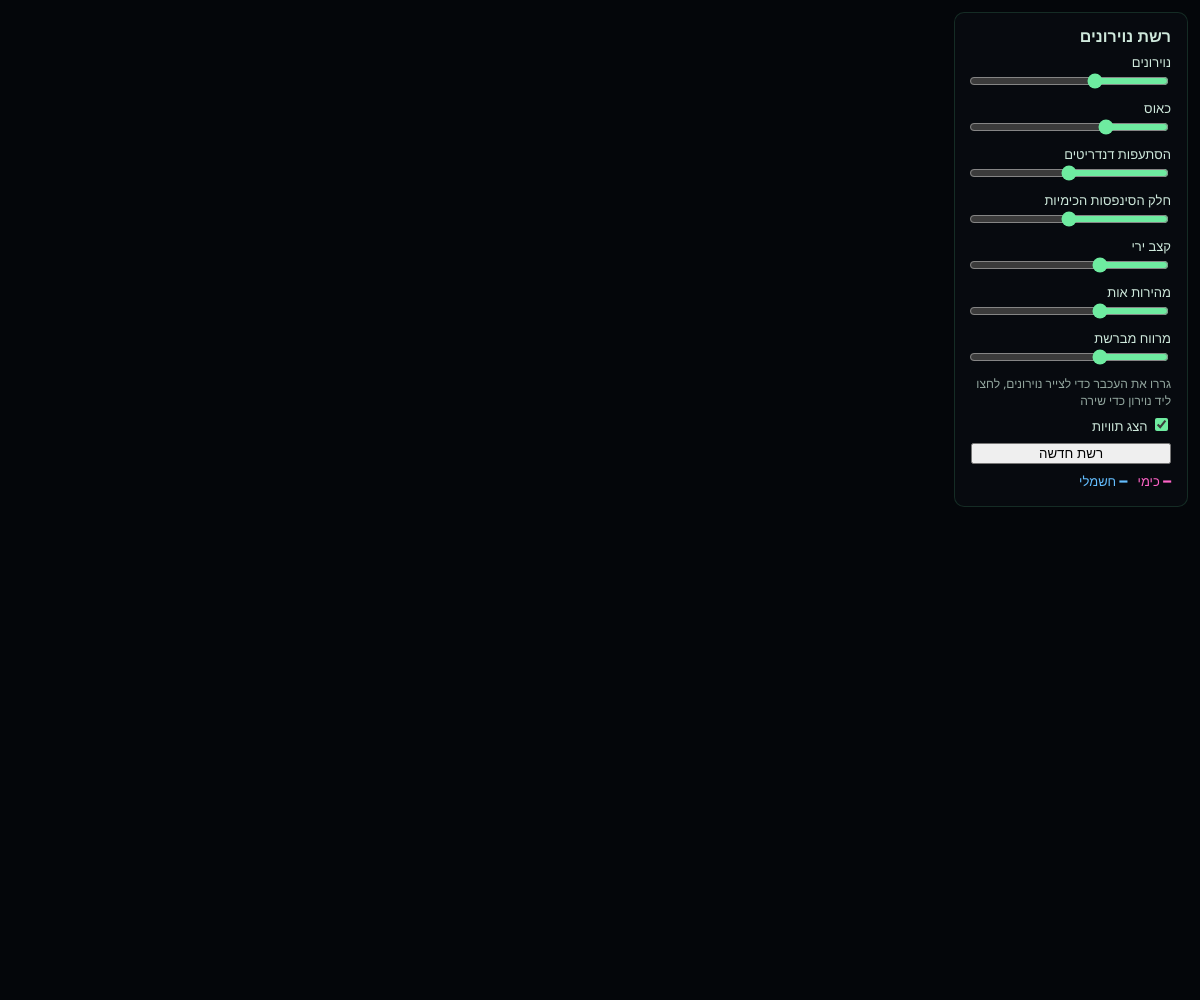
Frame 1 (no input)
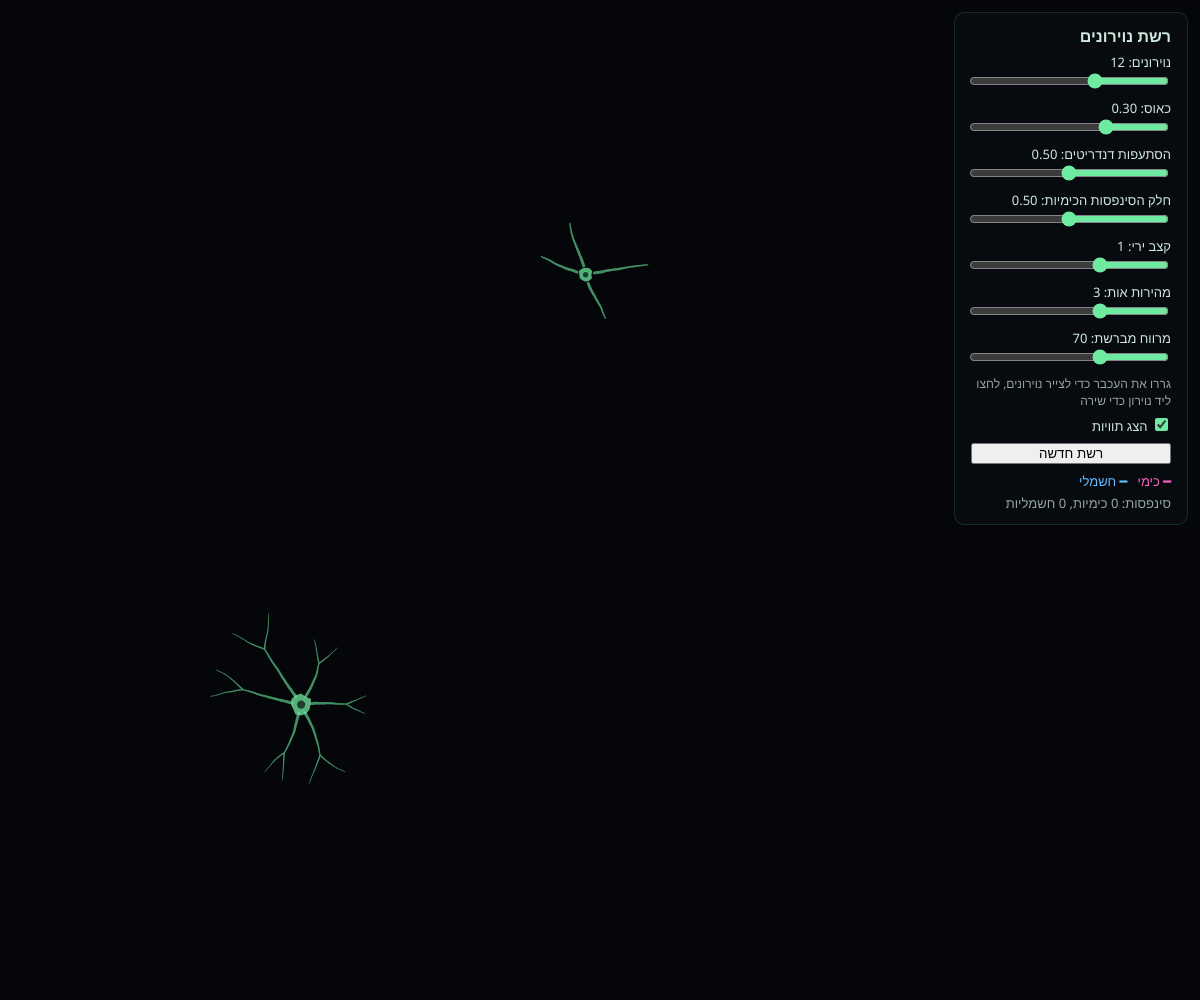
Frame 60 (no input)
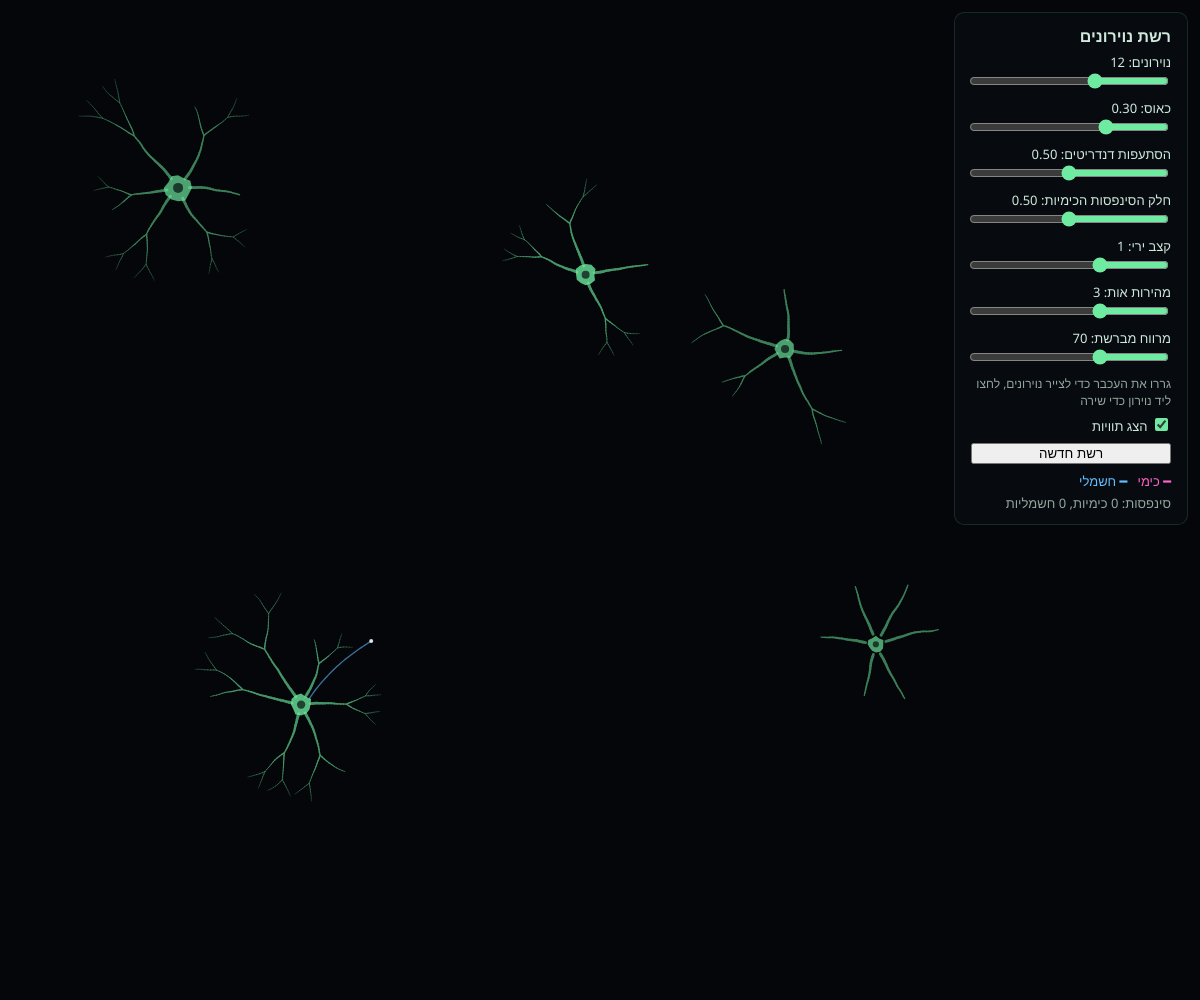
Frame 120 (the mouse pressed at the canvas centre since frame 60)

The p5.js sketch that drew these frames (run headless with seeded random() and noise() and a simulated clock; from frame 60 on, the mouse is pressed at the canvas centre):

// p5.js sketch
// ── sketch.js
// רשת נוירונים שנבנית באקראיות ומתחברת בסינפסות כימיות וחשמליות
// לכל נוירון יש גוף תא, דנדריטים מסתעפים ואקסון שגדל לעבר נוירון אחר
// לחיצה ליד נוירון גורמת לו לירות, וגרירה של העכבר מציירת נוירונים חדשים

let neurons = [];
let axons = [];
let pulses = [];
let particles = [];
let ui = {};

// מראה של מיקרוסקופ פלואורסצנטי
const COLORS = {
  bg: [4, 6, 10],
  cell: [110, 235, 160],
  chem: [255, 100, 200],
  elec: [100, 190, 255],
  label: [200, 220, 210],
};

const MAX_AXONS_PER_NEURON = 2;

function setup() {
  createCanvas(windowWidth, windowHeight);
  makePanel();
  resetNetwork();
}

function draw() {
  background(COLORS.bg);

  manageNeuronCount();
  startAxons();
  growAxons();
  updateNeurons();
  updatePulses();
  updateParticles();

  for (const n of neurons) drawDendrites(n);
  for (const a of axons) drawAxon(a);
  for (const n of neurons) drawSoma(n);

  blendMode(ADD);
  drawPulses();
  drawParticles();
  blendMode(BLEND);

  if (ui.labels.checked()) drawLabels();
  updatePanelText();
}

// ---------- בניית הרשת ----------

function resetNetwork() {
  neurons = [];
  axons = [];
  pulses = [];
  particles = [];
  noiseSeed(floor(random(100000)));
}

function manageNeuronCount() {
  // הסליידר שולט רק בנוירונים האקראיים, לא באלה שצוירו במברשת
  const auto = neurons.filter((n) => !n.painted);
  const target = ui.count.value();
  if (auto.length < target && frameCount % 20 === 0) spawnNeuron();
  if (auto.length > target) removeNeuron(auto[auto.length - 1]);
}

function spawnNeuron(px, py) {
  const painted = px !== undefined;
  const margin = 90;
  let x = px;
  let y = py;
  let tries = 0;
  while (!painted) {
    x = random(margin, width - margin);
    y = random(margin, height - margin);
    tries++;
    if (tries >= 80 || !neurons.some((n) => dist(x, y, n.x, n.y) < 150)) break;
  }

  const n = {
    x,
    y,
    r: random(9, 13),
    born: frameCount,
    v: random(0.5),            // מתח הממברנה, יורה כשמגיע ל-1
    refractory: 0,
    glow: 0,
    freq: random(0.01, 0.04),  // תדר האוסילטור הפנימי
    phase: random(TWO_PI),
    shape: [],
    dendrites: [],
    axonCount: 0,
    painted,
  };

  // צורת גוף התא: עיגול לא מושלם
  for (let i = 0; i < 12; i++) n.shape.push(random(0.85, 1.15));

  const chaos = ui.chaos.value();
  const count = floor(random(4, 7));
  for (let i = 0; i < count; i++) {
    const a = (TWO_PI * i) / count + random(-0.3, 0.3);
    const sx = n.x + cos(a) * n.r * 0.9;
    const sy = n.y + sin(a) * n.r * 0.9;
    growDendrite(n.dendrites, sx, sy, a, random(35, 60), 3, 0, chaos);
  }
  neurons.push(n);
}

// דנדריט: ענף שמתפצל לשניים, כל פעם קצר ודק יותר
function growDendrite(out, x, y, angle, len, w, depth, chaos) {
  const pts = [{ x, y, w }];
  const steps = floor(len / 3);
  let a = angle;
  for (let i = 1; i <= steps; i++) {
    a += random(-0.35, 0.35) * chaos;
    x += cos(a) * 3;
    y += sin(a) * 3;
    pts.push({ x, y, w: lerp(w, w * 0.45, i / steps) });
  }
  out.push({ pts, depth });

  if (depth < 2 && random() < 0.4 + ui.branch.value() * 0.6) {
    const spread = random(0.35, 0.7);
    growDendrite(out, x, y, a - spread, len * 0.65, w * 0.5, depth + 1, chaos);
    growDendrite(out, x, y, a + spread, len * 0.65, w * 0.5, depth + 1, chaos);
  }
}

function removeNeuron(n) {
  neurons = neurons.filter((m) => m !== n);
  axons = axons.filter((a) => a.from !== n && a.to !== n);
  pulses = pulses.filter((p) => axons.includes(p.axon));
  particles = particles.filter((p) => p.target !== n);
}

// ---------- אקסונים: גדלים לעבר נוירון אחר ----------

function startAxons() {
  for (const n of neurons) {
    const age = frameCount - n.born;
    if (age < 50 || n.axonCount >= MAX_AXONS_PER_NEURON) continue;
    if (random() > 0.02) continue;

    // בוחרים באקראיות אחד משלושת הנוירונים הקרובים שעוד לא מחוברים
    const options = neurons
      .filter((m) => m !== n && !isConnected(n, m))
      .sort((a, b) => dist(n.x, n.y, a.x, a.y) - dist(n.x, n.y, b.x, b.y))
      .slice(0, 3);
    if (options.length === 0) continue;
    const to = random(options);

    const angle = atan2(to.y - n.y, to.x - n.x);
    const start = { x: n.x + cos(angle) * n.r, y: n.y + sin(angle) * n.r };
    axons.push({
      from: n,
      to,
      type: random() < ui.ratio.value() ? "chem" : "elec",
      points: [start],
      angle: angle + random(-0.8, 0.8),
      seed: random(1000),
      done: false,
      flash: 0,
    });
    n.axonCount++;
  }
}

function growAxons() {
  const chaos = ui.chaos.value();
  for (const a of axons) {
    if (a.done) continue;
    const p = a.points[a.points.length - 1];

    // היגוי לעבר היעד, עם סטייה כאוטית לפי רעש פרלין
    const desired = atan2(a.to.y - p.y, a.to.x - p.x);
    const wander = (noise(a.seed, a.points.length * 0.03) - 0.5) * 0.5 * chaos;
    a.angle += angleDiff(desired, a.angle) * 0.07 + wander;

    const np = { x: p.x + cos(a.angle) * 2.5, y: p.y + sin(a.angle) * 2.5 };
    a.points.push(np);

    // בסינפסה כימית נשאר רווח קטן (המרווח הסינפטי), בחשמלית יש מגע ישיר
    const gap = a.type === "chem" ? 9 : 3;
    if (dist(np.x, np.y, a.to.x, a.to.y) < a.to.r + gap) {
      a.done = true;
      a.flash = 1;
    }
    if (a.points.length > 600) a.done = true;
  }
}

function isConnected(a, b) {
  return axons.some((x) => (x.from === a && x.to === b) || (x.from === b && x.to === a));
}

// ---------- פעילות חשמלית ----------

function updateNeurons() {
  const drive = ui.rate.value();
  for (const n of neurons) {
    n.glow *= 0.92;
    if (n.refractory > 0) {
      n.refractory--;
      continue;
    }
    // אוסילטור מחזורי + רעש אקראי
    const osc = (sin(frameCount * n.freq + n.phase) + 1) * 0.5;
    n.v += drive * 0.003 * osc + random(drive * 0.0015);
    if (n.v >= 1) fire(n);
  }
}

function fire(n) {
  n.v = 0;
  n.refractory = 40;
  n.glow = 1;
  for (const a of axons) {
    if (!a.done) continue;
    if (a.from === n) pulses.push({ axon: a, t: 0, dir: 1 });
    // סינפסה חשמלית מעבירה אות גם בכיוון ההפוך
    else if (a.type === "elec" && a.to === n) pulses.push({ axon: a, t: 1, dir: -1 });
  }
}

function updatePulses() {
  const speed = ui.speed.value();
  for (let i = pulses.length - 1; i >= 0; i--) {
    const p = pulses[i];
    const a = p.axon;
    const len = a.points.length;
    p.t += (p.dir * speed) / len;
    if (p.t < 1 && p.t > 0) continue;

    a.flash = 1;
    if (a.type === "elec") {
      // חשמלי: האות עובר מיד
      const target = p.dir === 1 ? a.to : a.from;
      target.v += 0.4;
    } else {
      // כימי: משתחררות מולקולות שחוצות את הרווח אל התא הבא
      const end = a.points[len - 1];
      for (let k = 0; k < 8; k++) {
        particles.push({
          x: end.x + random(-2, 2),
          y: end.y + random(-2, 2),
          target: a.to,
          speed: random(0.015, 0.03),
          t: 0,
        });
      }
    }
    pulses.splice(i, 1);
  }
}

function updateParticles() {
  for (let i = particles.length - 1; i >= 0; i--) {
    const p = particles[i];
    p.t += p.speed;
    p.x = lerp(p.x, p.target.x, p.speed * 1.5);
    p.y = lerp(p.y, p.target.y, p.speed * 1.5);
    if (p.t >= 1 || dist(p.x, p.y, p.target.x, p.target.y) < p.target.r) {
      p.target.v += 0.07;
      particles.splice(i, 1);
    }
  }
}

// ---------- ציור ----------

function drawDendrites(n) {
  // הדנדריטים גדלים בהדרגה כשהנוירון נולד
  const reveal = min(1, (frameCount - n.born) / 60);
  // צבע אטום (בלי שקיפות) כדי שהקו ייראה רציף ולא מנוקד
  const k = (120 + n.v * 60 + n.glow * 75) / 255;
  const col = COLORS.cell.map((c, i) => lerp(COLORS.bg[i], c, k));
  strokeCap(ROUND);
  stroke(col);
  for (const d of n.dendrites) {
    const startAt = d.depth / 3;
    const local = constrain((reveal - startAt) * 3, 0, 1);
    const count = floor(d.pts.length * local);
    for (let i = 1; i < count; i++) {
      const p = d.pts[i];
      const q = d.pts[i - 1];
      strokeWeight(p.w);
      line(q.x, q.y, p.x, p.y);
    }
  }
}

function drawSoma(n) {
  const grow = min(1, (frameCount - n.born) / 30);
  const r = n.r * grow;
  noStroke();

  if (n.glow > 0.02) {
    fill(...COLORS.cell, 60 * n.glow);
    circle(n.x, n.y, r * 2 + 35 * n.glow);
  }
  fill(...COLORS.cell, 160 + n.v * 60 + n.glow * 35);
  beginShape();
  for (let i = 0; i < n.shape.length; i++) {
    const a = (TWO_PI * i) / n.shape.length;
    vertex(n.x + cos(a) * r * n.shape[i], n.y + sin(a) * r * n.shape[i]);
  }
  endShape(CLOSE);

  // גרעין התא
  fill(...COLORS.bg, 170);
  circle(n.x, n.y, r * 0.8);
}

function drawAxon(a) {
  const c = a.type === "chem" ? COLORS.chem : COLORS.elec;
  a.flash *= 0.95;
  noFill();
  strokeWeight(1.3 + a.flash * 1.5);
  stroke(...c, 150 + a.flash * 100);
  beginShape();
  for (const p of a.points) vertex(p.x, p.y);
  endShape();

  const end = a.points[a.points.length - 1];
  if (!a.done) {
    // קצה הצמיחה של האקסון
    noStroke();
    fill(255, 220);
    circle(end.x, end.y, 4);
    return;
  }

  noStroke();
  fill(...c, 230);
  if (a.type === "chem") {
    // כפתור סינפטי בקצה האקסון
    circle(end.x, end.y, 8);
  } else {
    // צומת חשמלי: שני פסים צמודים
    const ang = atan2(a.to.y - end.y, a.to.x - end.x);
    push();
    translate(end.x, end.y);
    rotate(ang);
    rectMode(CENTER);
    rect(0, 0, 2, 9);
    rect(3.5, 0, 2, 9);
    pop();
  }
}

function drawPulses() {
  noStroke();
  for (const p of pulses) {
    const pts = p.axon.points;
    const pt = pts[constrain(floor(p.t * (pts.length - 1)), 0, pts.length - 1)];
    const c = p.axon.type === "chem" ? COLORS.chem : COLORS.elec;
    fill(...c, 60);
    circle(pt.x, pt.y, 14);
    fill(255, 230);
    circle(pt.x, pt.y, 4);
  }
}

function drawParticles() {
  noStroke();
  fill(...COLORS.chem, 220);
  for (const p of particles) circle(p.x, p.y, 2.2);
}

// תוויות על נוירון אחד שיש לו אקסון מחובר, רחוק מהפאנל
function drawLabels() {
  const free = width - 300;
  const a =
    axons.find((x) => x.done && x.from.x < free && x.points[x.points.length - 1].x < free) ||
    axons.find((x) => x.done);
  if (!a) return;
  const n = a.from;
  const d = n.dendrites.find((x) => x.depth === 0);
  const mid = a.points[floor(a.points.length / 2)];
  const end = a.points[a.points.length - 1];

  label(n.x, n.y, -45, -45, "גוף התא");
  if (d) {
    const tip = d.pts[d.pts.length - 1];
    label(tip.x, tip.y, -40, 30, "דנדריט");
  }
  label(mid.x, mid.y, 30, -30, "אקסון");
  label(end.x, end.y, 35, 35, a.type === "chem" ? "סינפסה כימית" : "סינפסה חשמלית");
}

function label(x, y, dx, dy, txt) {
  textSize(13);
  // אם התווית יוצאת מהמסך, הופכים את הצד שלה
  const w = textWidth(txt) + 6;
  if (dx < 0 && x + dx - w < 0) dx = -dx;
  if (dx > 0 && x + dx + w > width) dx = -dx;
  stroke(...COLORS.label, 140);
  strokeWeight(0.8);
  line(x, y, x + dx, y + dy);
  noStroke();
  fill(...COLORS.label);
  textSize(13);
  textAlign(dx < 0 ? RIGHT : LEFT, CENTER);
  text(txt, x + dx + (dx < 0 ? -4 : 4), y + dy);
}

// ---------- ממשק ----------

function makePanel() {
  ui.panel = createDiv();
  const css = {
    position: "fixed",
    top: "12px",
    right: "12px",
    direction: "rtl",
    padding: "12px 16px",
    background: "rgba(8, 12, 18, 0.75)",
    border: "1px solid rgba(110, 235, 160, 0.15)",
    "accent-color": "rgb(110, 235, 160)",
    color: "#cfe9dc",
    "font-family": "system-ui, sans-serif",
    "font-size": "13px",
    "border-radius": "10px",
    width: "200px",
  };
  for (const k in css) ui.panel.style(k, css[k]);

  const title = createDiv("רשת נוירונים").parent(ui.panel);
  title.style("font-size", "16px");
  title.style("font-weight", "700");
  title.style("margin-bottom", "6px");

  ui.sliderLabels = [];
  ui.count = addSlider("נוירונים", 2, 30, 12, 1);
  ui.chaos = addSlider("כאוס", 0, 1, 0.3, 0.01);
  ui.branch = addSlider("הסתעפות דנדריטים", 0, 1, 0.5, 0.01);
  ui.ratio = addSlider("חלק הסינפסות הכימיות", 0, 1, 0.5, 0.01);
  ui.rate = addSlider("קצב ירי", 0, 3, 1, 0.01);
  ui.speed = addSlider("מהירות אות", 0.5, 8, 3, 0.1);
  ui.brush = addSlider("מרווח מברשת", 30, 150, 70, 1);

  const hint = createDiv("גררו את העכבר כדי לצייר נוירונים, לחצו ליד נוירון כדי שירה").parent(ui.panel);
  hint.style("margin-top", "6px");
  hint.style("opacity", "0.7");
  hint.style("font-size", "12px");

  ui.labels = createCheckbox(" הצג תוויות", true).parent(ui.panel);
  ui.labels.style("margin-top", "6px");

  const btn = createButton("רשת חדשה").parent(ui.panel);
  btn.style("margin-top", "8px");
  btn.style("width", "100%");
  btn.mousePressed(resetNetwork);

  const legend = createDiv(
    '<span style="color:rgb(255,100,200)">━ כימי</span> &nbsp; ' +
      '<span style="color:rgb(100,190,255)">━ חשמלי</span>'
  ).parent(ui.panel);
  legend.style("margin-top", "8px");

  ui.stats = createDiv("").parent(ui.panel);
  ui.stats.style("margin-top", "4px");
  ui.stats.style("opacity", "0.7");
}

function addSlider(name, min, max, value, step) {
  const row = createDiv().parent(ui.panel);
  row.style("margin", "6px 0");
  const text = createDiv(name).parent(row);
  const slider = createSlider(min, max, value, step).parent(row);
  slider.style("width", "100%");
  ui.sliderLabels.push({ text, slider, name });
  return slider;
}

function updatePanelText() {
  if (frameCount % 10 !== 0) return;
  for (const l of ui.sliderLabels) {
    const v = l.slider.value();
    l.text.html(l.name + ": " + (Number.isInteger(v) ? v : nf(v, 1, 2)));
  }
  const done = axons.filter((a) => a.done);
  const chem = done.filter((a) => a.type === "chem").length;
  ui.stats.html("סינפסות: " + chem + " כימיות, " + (done.length - chem) + " חשמליות");
}

function overPanel() {
  const box = ui.panel.elt.getBoundingClientRect();
  return mouseX >= box.left && mouseX <= box.right && mouseY >= box.top && mouseY <= box.bottom;
}

// מברשת: גרירת העכבר מציירת נוירונים חדשים לאורך הקו
function mouseDragged() {
  if (overPanel()) return;
  const spacing = ui.brush.value();
  const tooClose = neurons.some((n) => dist(mouseX, mouseY, n.x, n.y) < spacing);
  if (!tooClose && neurons.length < 80) {
    // קפיצה אקראית קטנה, כדי שהקו לא יהיה ישר מדי
    spawnNeuron(mouseX + random(-15, 15), mouseY + random(-15, 15));
  }
}

function mousePressed() {
  // לא לעורר נוירון כשלוחצים על הפאנל
  if (overPanel()) return;
  let best = null;
  let bestD = 80;
  for (const n of neurons) {
    const d = dist(mouseX, mouseY, n.x, n.y);
    if (d < bestD) {
      bestD = d;
      best = n;
    }
  }
  if (best) fire(best);
}

function windowResized() {
  resizeCanvas(windowWidth, windowHeight);
}

function angleDiff(a, b) {
  return ((((a - b + PI) % TWO_PI) + TWO_PI) % TWO_PI) - PI;
}
